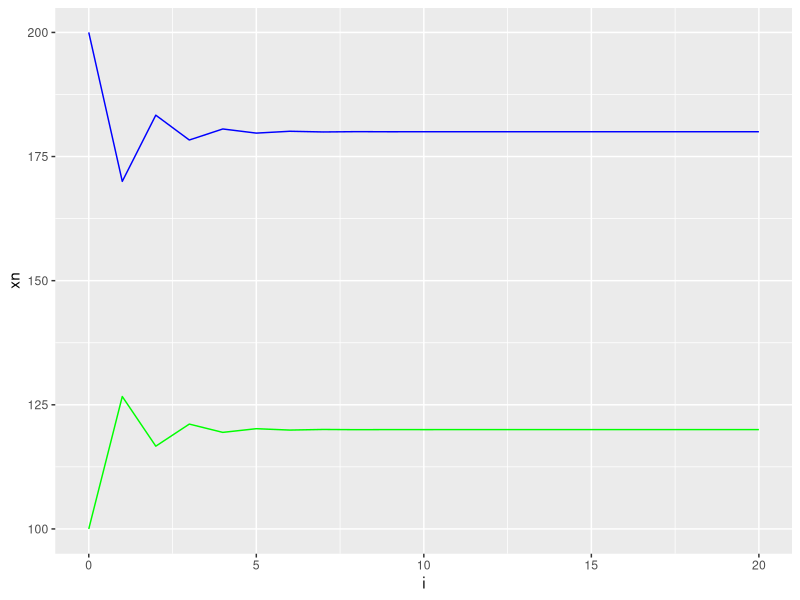
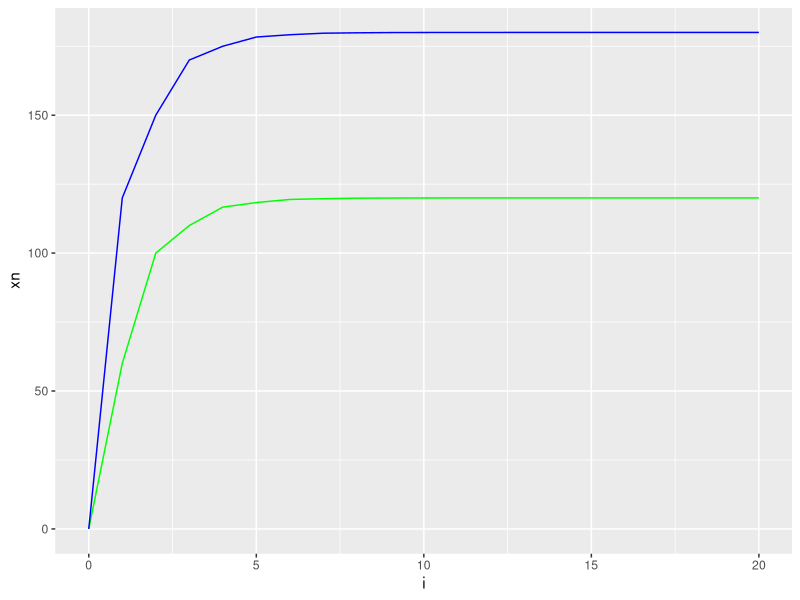
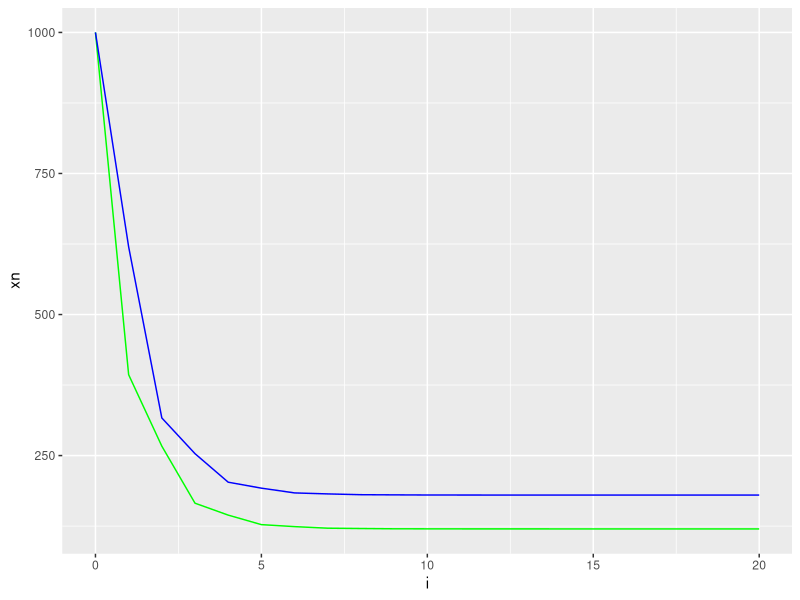
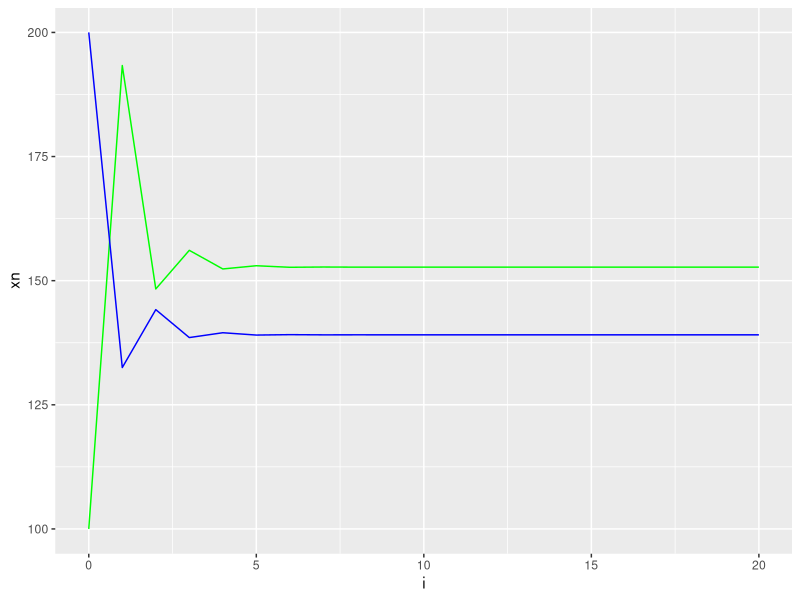
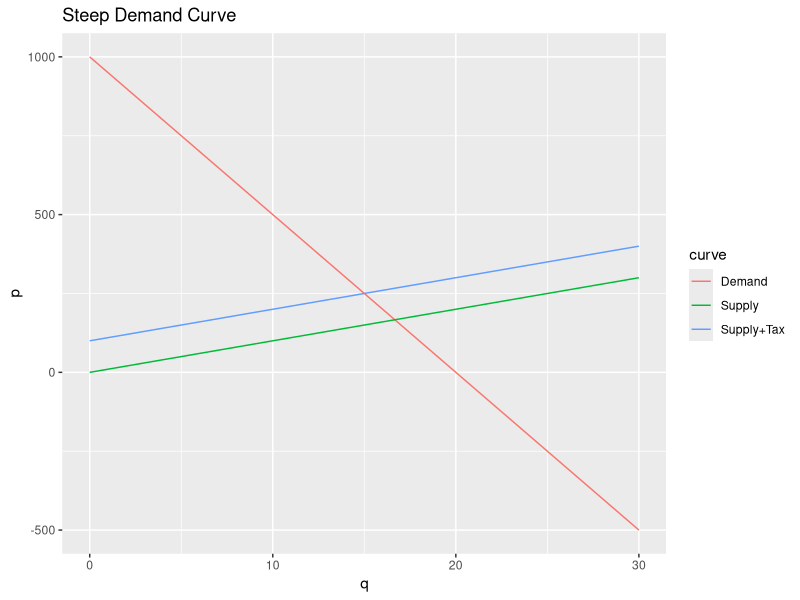
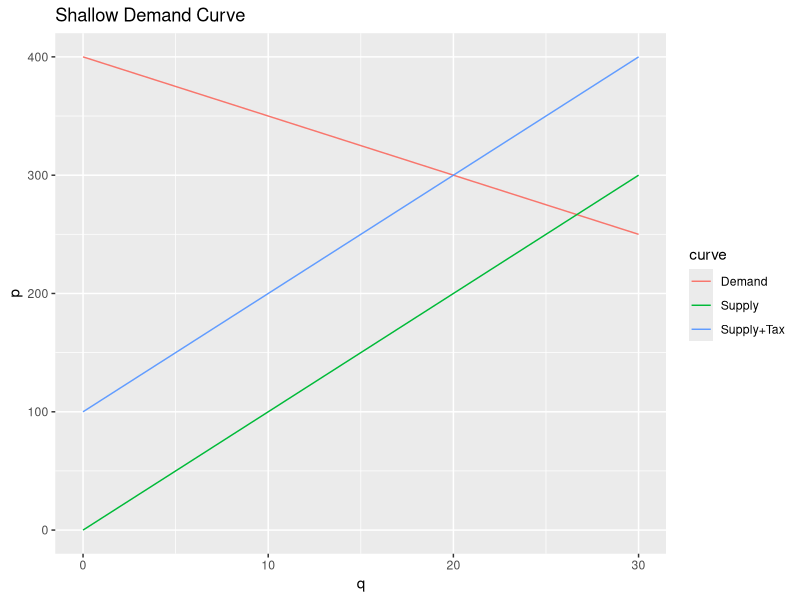
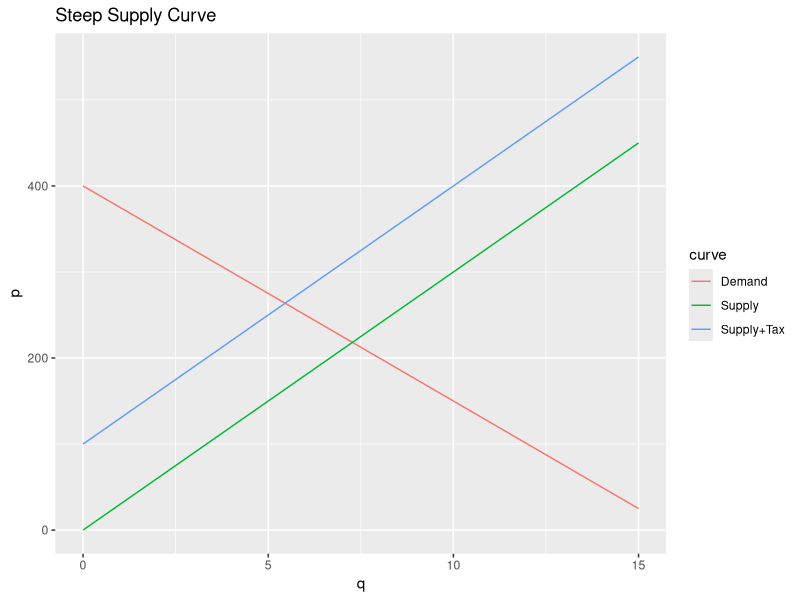
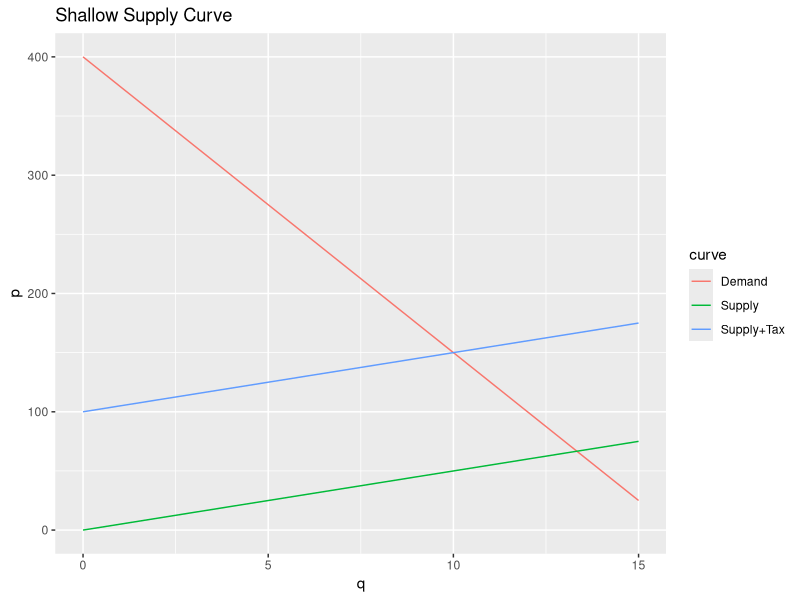

Write R code to recreate these figures, in order.
## ---- chunk 1

library(ggplot2)
model <- function(x.naught, y.naught)
{
  xn <- x.naught
  yn <- y.naught
  model.results <- data.frame(i=0,xn=c(xn), yn=c(yn))
  for(i in 1:20)
  {
    yn1 <- 120 + (1/2 * xn)
    xn1 <- 60 + (1/3 * yn)
    
    xn <- xn1
    yn <- yn1
    
    model.results <- rbind(model.results, cbind(i=i, xn=xn, yn=yn))
  }
  
  return (model.results)
}

nuke.race<- model(100, 200)

g1 <- ggplot(data=nuke.race) + geom_line(aes(x=i, y=xn), colour="green") + 
  geom_line(aes(x=i, y=yn), colour="blue")

g1
## ---- chunk 2
nuke.race<- model(0, 0)

g1 <- ggplot(data=nuke.race) + geom_line(aes(x=i, y=xn), colour="green") + 
  geom_line(aes(x=i, y=yn), colour="blue")

g1

nuke.race<- model(1000, 1000)

g1 <- ggplot(data=nuke.race) + geom_line(aes(x=i, y=xn), colour="green") + 
  geom_line(aes(x=i, y=yn), colour="blue")

g1

## ---- chunk 3
model <- function(x.naught, y.naught)
{
  xn <- x.naught
  yn <- y.naught
  model.results <- data.frame(i=0,xn=c(xn), yn=c(yn))
  for(i in 1:20)
  {
    yn1 <- 120 + (1/8 * xn)
    xn1 <- 60 + (2/3 * yn)
    
    xn <- xn1
    yn <- yn1
    
    model.results <- rbind(model.results, cbind(i=i, xn=xn, yn=yn))
  }
  
  return (model.results)
}
# Run the model and get the resulting cycle data
nuke.race<- model(100, 200)

g1 <- ggplot(data=nuke.race) + geom_line(aes(x=i, y=xn), colour="green") + 
  geom_line(aes(x=i, y=yn), colour="blue")

g1

## ---- chunk 4
demandCurve <- function(q, m, b)
{
  p <- b + q * (- m )
  return(p)
}
supplyCurve <- function(q, m)
{
  p <-  0 + q * (m)
  return(p)
}

q <- seq(0, 30)
tax <- 100
dfCurves <- data.frame(q=q, p=supplyCurve(q, 10), curve=rep("Supply", length(q)))
dfCurves <- rbind(dfCurves, data.frame(q=q, p=demandCurve(q, 50, 1000), curve=rep("Demand", length(q))))
dfCurves <- rbind(dfCurves, data.frame(q=q, p=supplyCurve(q, 10) + tax, curve=rep("Supply+Tax", length(q))))
cbPalette <- c("red", "lightblue", "pink")

## ---- chunk 5
f1 <- ggplot(data=dfCurves) + 
  geom_line(aes(x=q, y=p, color=curve)) + 
  labs(title="Steep Demand Curve") 
f1
## ---- chunk 6
q <- seq(0, 30)
tax <- 100
dfCurves <- data.frame(q=q, p=supplyCurve(q, 10), curve=rep("Supply", length(q)))
dfCurves <- rbind(dfCurves, data.frame(q=q, p=demandCurve(q, 5, 400), curve=rep("Demand", length(q))))
dfCurves <- rbind(dfCurves, data.frame(q=q, p=supplyCurve(q, 10) + tax, curve=rep("Supply+Tax", length(q))))

g1 <- ggplot(data=dfCurves) + 
  geom_line(aes(x=q, y=p, color=curve)) + 
  labs(title="Shallow Demand Curve") 
g1

## ---- chunk 7
q <- seq(0, 15)
tax <- 100
sm <- 30
dfCurves <- data.frame(q=q, p=supplyCurve(q, sm), curve=rep("Supply", length(q)))
dfCurves <- rbind(dfCurves, data.frame(q=q, p=demandCurve(q, 25, 400), curve=rep("Demand", length(q))))
dfCurves <- rbind(dfCurves, data.frame(q=q, p=supplyCurve(q, sm) + tax, curve=rep("Supply+Tax", length(q))))
## ---- chunk 8
g1 <- ggplot(data=dfCurves) + 
  geom_line(aes(x=q, y=p, color=curve)) + 
  labs(title="Steep Supply Curve") 
g1
## ---- chunk 9
q <- seq(0, 15)
tax <- 100
sm <- 5
dfCurves <- data.frame(q=q, p=supplyCurve(q, sm), curve=rep("Supply", length(q)))
dfCurves <- rbind(dfCurves, data.frame(q=q, p=demandCurve(q, 25, 400), curve=rep("Demand", length(q))))
dfCurves <- rbind(dfCurves, data.frame(q=q, p=supplyCurve(q, sm) + tax, curve=rep("Supply+Tax", length(q))))
## ---- chunk 10
g1 <- ggplot(data=dfCurves) + 
  geom_line(aes(x=q, y=p, color=curve)) + 
  labs(title="Shallow Supply Curve") 
g1
